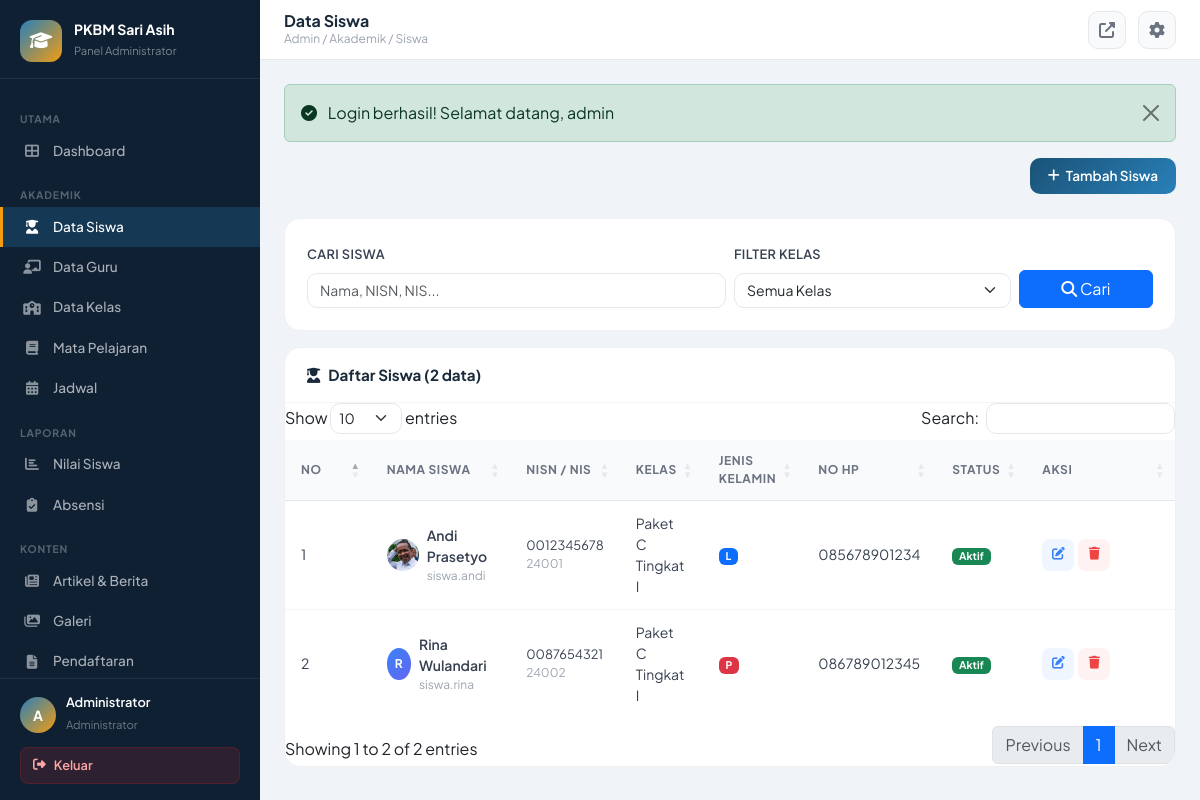
Page /index.php?page=admin_siswa (signed in) on the committed database.
### tables this page shows
CREATE TABLE `siswa` (
  `id` int NOT NULL,
  `user_id` int DEFAULT NULL,
  `nisn` varchar(20) DEFAULT NULL,
  `nis` varchar(20) DEFAULT NULL,
  `nama_lengkap` varchar(100) NOT NULL,
  `jenis_kelamin` enum('L','P') NOT NULL,
  `tempat_lahir` varchar(50) DEFAULT NULL,
  `tanggal_lahir` date DEFAULT NULL,
  `alamat` text,
  `no_hp` varchar(15) DEFAULT NULL,
  `email` varchar(100) DEFAULT NULL,
  `foto` varchar(255) DEFAULT NULL,
  `kelas_id` int DEFAULT NULL,
  `status` enum('aktif','nonaktif','lulus','dropout') DEFAULT 'aktif',
  `created_at` timestamp NULL DEFAULT CURRENT_TIMESTAMP
);

CREATE TABLE `users` (
  `id` int NOT NULL,
  `username` varchar(50) NOT NULL,
  `password` varchar(255) NOT NULL,
  `role` enum('admin','guru','siswa') NOT NULL,
  `is_active` tinyint(1) DEFAULT '1',
  `created_at` timestamp NULL DEFAULT CURRENT_TIMESTAMP,
  `updated_at` timestamp NULL DEFAULT CURRENT_TIMESTAMP ON UPDATE CURRENT_TIMESTAMP
);

CREATE TABLE `kelas` (
  `id` int NOT NULL,
  `nama_kelas` varchar(50) NOT NULL,
  `program` enum('Paket A','Paket B','Paket C') NOT NULL,
  `tingkat` varchar(10) NOT NULL,
  `tahun_ajaran` varchar(10) NOT NULL,
  `wali_kelas` int DEFAULT NULL,
  `created_at` timestamp NULL DEFAULT CURRENT_TIMESTAMP
);

### app/controllers/admin/SiswaController.php (called while the page is built, shortened)
<?php
require_once __DIR__ . '/../../../config/app.php';
class SiswaController {
    private $db;
    public function __construct() {
        $this->db = Database::getInstance();
    }
    public function index() {
        $sql = "SELECT s.*, k.nama_kelas, u.username FROM siswa s
                LEFT JOIN kelas k ON s.kelas_id=k.id
                LEFT JOIN users u ON s.user_id=u.id
                WHERE 1=1";
        $params = [];
        $sql .= " ORDER BY s.nama_lengkap ASC";
        $siswas = $this->db->fetchAll($sql, $params);
        $page = 'admin_siswa';
        $pageTitle = 'Data Siswa';
        $breadcrumb = 'Admin / Akademik / Siswa';
        require_once __DIR__ . '/../../views/admin/siswa/index.php';
    }
}

### app/views/admin/siswa/index.php (the view, shortened to what this page needs)
<?php require_once __DIR__ . '/../../layouts/admin_header.php'; ?>
<div class="d-flex justify-content-between align-items-center mb-4">
    <div class="d-flex gap-2">
        <a href="<?= APP_URL ?>/index.php?page=admin_siswa&action=create" class="btn-primary-custom">
            <i class="fas fa-plus"></i> Tambah Siswa
        </a>
    </div>
</div>
<div class="card-custom mb-3">
    <div class="card-body-custom">
        <form method="GET" action="<?= APP_URL ?>/index.php" class="row g-2 align-items-end">
            <div class="col-md-6">
                <label class="form-label">Cari Siswa</label>
                <input type="text" name="search" class="form-control"
                       placeholder="Nama, NISN, NIS..." value="<?= htmlspecialchars($_GET['search'] ?? '') ?>">
            </div>
            <div class="col-md-4">
                <label class="form-label">Filter Kelas</label>
                <select name="kelas" class="form-select">
                    <option value="">Semua Kelas</option>
                </select>
            </div>
            <div class="col-md-2">
                <button type="submit" class="btn btn-primary w-100">
                    <i class="fas fa-search"></i> Cari
                </button>
            </div>
        </form>
    </div>
</div>
<div class="card-custom">
    <div class="card-header-custom">
        <h5><i class="fas fa-user-graduate me-2"></i>Daftar Siswa (<?= count($siswas) ?> data)</h5>
    </div>
    <div class="card-body-custom p-0">
        <div class="table-responsive">
            <table class="table-custom datatable w-100">
                <thead>
                    <tr>
                        <th width="50">No</th>
                        <th>Nama Siswa</th>
                        <th>NISN / NIS</th>
                        <th>Kelas</th>
                        <th>Jenis Kelamin</th>
                        <th>No HP</th>
                        <th>Status</th>
                        <th width="120">Aksi</th>
                    </tr>
                </thead>
                <tbody>
                    <?php if (!empty($siswas)): ?>
                    <?php foreach ($siswas as $i => $s): ?>
                    <tr>
                        <td><?= $i + 1 ?></td>
                        <td>
                            <div class="d-flex align-items-center gap-2">
                                <?php if ($s['foto']): ?>
                                <img src="<?= getFileUrl($s['foto']) ?>" class="rounded-circle" width="32" height="32" style="object-fit:cover;">
                                <?php else: ?>
                                <div style="width:32px;height:32px;background:linear-gradient(135deg,#3b82f6,#6366f1);border-radius:50%;display:flex;align-items:center;justify-content:center;color:white;font-size:0.75rem;font-weight:700;">
                                    <?= strtoupper(substr($s['nama_lengkap'], 0, 1)) ?>
                                </div>
                                <?php endif; ?>
                                <div>
                                    <div style="font-weight:600;"><?= htmlspecialchars($s['nama_lengkap']) ?></div>
                                    <div style="font-size:0.75rem;color:#9ca3af;"><?= htmlspecialchars($s['username'] ?? '-') ?></div>
                                </div>
                            </div>
                        </td>
                        <td>
                            <div style="font-size:0.8rem;"><?= $s['nisn'] ?? '-' ?></div>
                            <div style="font-size:0.75rem;color:#9ca3af;"><?= $s['nis'] ?? '-' ?></div>
                        </td>
                        <td><?= htmlspecialchars($s['nama_kelas'] ?? '-') ?></td>
                        <td><?= $s['jenis_kelamin'] == 'L' ? '<span class="badge bg-primary">L</span>' : '<span class="badge bg-danger">P</span>' ?></td>
                        <td><?= htmlspecialchars($s['no_hp'] ?? '-') ?></td>
                        <td>
                            <?php
                            $statusColors = ['aktif'=>'success','nonaktif'=>'secondary','lulus'=>'primary','dropout'=>'danger'];
                            $sc = $statusColors[$s['status']] ?? 'secondary';
                            ?>
                            <span class="badge bg-<?= $sc ?>"><?= ucfirst($s['status']) ?></span>
                        </td>
                        <td>
                            <div class="d-flex gap-1">
                                <a href="<?= APP_URL ?>/index.php?page=admin_siswa&action=edit&id=<?= $s['id'] ?>"
                                   class="btn-icon" style="background:#eff6ff;color:#3b82f6;" title="Edit">
                                    <i class="fas fa-edit"></i>
                                </a>
                                <a href="javascript:void(0)"
                                   onclick="confirmDelete('<?= APP_URL ?>/index.php?page=admin_siswa&action=delete&id=<?= $s['id'] ?>', '<?= htmlspecialchars($s['nama_lengkap'], ENT_QUOTES) ?>')"
                                   class="btn-icon" style="background:#fef2f2;color:#ef4444;" title="Hapus">
                                    <i class="fas fa-trash"></i>
                                </a>
                            </div>
                        </td>
                    </tr>
                    <?php endforeach; ?>
                    <?php endif; ?>
                </tbody>
            </table>
        </div>
    </div>
</div>
<?php require_once __DIR__ . '/../../layouts/admin_footer.php'; ?>

### index.php (shortened to what this page needs)
<?php
require_once __DIR__ . '/config/app.php';
$page = $_GET['page'] ?? 'home';
$action = $_GET['action'] ?? 'index';
$role = getRole();
if ($role === 'admin' && str_starts_with($page, 'admin_')) {
    $controllerName = str_replace('admin_', '', $page);
    $controllerFile = __DIR__ . "/app/controllers/admin/" . ucfirst($controllerName) . "Controller.php";
    if (file_exists($controllerFile)) {
        $ctrl = new $className();
        if (method_exists($ctrl, $action)) {
            $ctrl->$action();
        } else {
            $ctrl->index();
        }
    } else {
        require_once __DIR__ . '/app/controllers/admin/DashboardController.php';
        $ctrl = new DashboardController();
        $ctrl->index();
    }
    exit();
}

### app/views/layouts/admin_header.php (shortened to what this page needs)
<!DOCTYPE html>
<html lang="id">
<head>
    <link rel="stylesheet" href="https://cdnjs.cloudflare.com/ajax/libs/bootstrap/5.3.2/css/bootstrap.min.css">
    <link rel="stylesheet" href="https://cdnjs.cloudflare.com/ajax/libs/font-awesome/6.5.0/css/all.min.css">
    <link rel="stylesheet" href="https://cdn.datatables.net/1.13.7/css/dataTables.bootstrap5.min.css">
</head>
<body>
<aside class="sidebar" id="sidebar">
    <div class="sidebar-brand">
        <div class="brand-icon"><i class="fas fa-graduation-cap"></i></div>
        <div class="brand-text">
            <h4>PKBM Sari Asih</h4>
            <span>Panel Administrator</span>
        </div>
    </div>
    <nav class="sidebar-nav">
        <div class="nav-section-title">Utama</div>
        <div class="nav-item">
            <a href="<?= APP_URL ?>/index.php?page=admin_dashboard"
               class="<?= (strpos($page ?? '', 'dashboard') !== false) ? 'active' : '' ?>">
                <i class="fas fa-th-large"></i> Dashboard
            </a>
        </div>
        <div class="nav-section-title">Akademik</div>
        <div class="nav-item">
            <a href="<?= APP_URL ?>/index.php?page=admin_siswa"
               class="<?= (($page ?? '') === 'admin_siswa') ? 'active' : '' ?>">
                <i class="fas fa-user-graduate"></i> Data Siswa
            </a>
        </div>
        <div class="nav-item">
            <a href="<?= APP_URL ?>/index.php?page=admin_guru"
               class="<?= (($page ?? '') === 'admin_guru') ? 'active' : '' ?>">
                <i class="fas fa-chalkboard-teacher"></i> Data Guru
            </a>
        </div>
        <div class="nav-item">
            <a href="<?= APP_URL ?>/index.php?page=admin_kelas"
               class="<?= (($page ?? '') === 'admin_kelas') ? 'active' : '' ?>">
                <i class="fas fa-school"></i> Data Kelas
            </a>
        </div>
        <div class="nav-item">
            <a href="<?= APP_URL ?>/index.php?page=admin_mapel"
               class="<?= (($page ?? '') === 'admin_mapel') ? 'active' : '' ?>">
                <i class="fas fa-book"></i> Mata Pelajaran
            </a>
        </div>
        <div class="nav-item">
            <a href="<?= APP_URL ?>/index.php?page=admin_jadwal"
               class="<?= (($page ?? '') === 'admin_jadwal') ? 'active' : '' ?>">
                <i class="fas fa-calendar-alt"></i> Jadwal
            </a>
        </div>
        <div class="nav-section-title">Laporan</div>
        <div class="nav-item">
            <a href="<?= APP_URL ?>/index.php?page=admin_nilai"
               class="<?= (($page ?? '') === 'admin_nilai') ? 'active' : '' ?>">
                <i class="fas fa-chart-bar"></i> Nilai Siswa
            </a>
        </div>
        <div class="nav-item">
            <a href="<?= APP_URL ?>/index.php?page=admin_absensi"
               class="<?= (($page ?? '') === 'admin_absensi') ? 'active' : '' ?>">
                <i class="fas fa-clipboard-check"></i> Absensi
            </a>
        </div>
        <div class="nav-section-title">Konten</div>
        <div class="nav-item">
            <a href="<?= APP_URL ?>/index.php?page=admin_artikel"
               class="<?= (($page ?? '') === 'admin_artikel') ? 'active' : '' ?>">
                <i class="fas fa-newspaper"></i> Artikel & Berita
            </a>
        </div>
        <div class="nav-item">
            <a href="<?= APP_URL ?>/index.php?page=admin_galeri"
               class="<?= (($page ?? '') === 'admin_galeri') ? 'active' : '' ?>">
                <i class="fas fa-images"></i> Galeri
            </a>
        </div>
        <div class="nav-item">
            <a href="<?= APP_URL ?>/index.php?page=admin_pendaftaran"
               class="<?= (($page ?? '') === 'admin_pendaftaran') ? 'active' : '' ?>">
                <i class="fas fa-file-alt"></i> Pendaftaran
            </a>
        </div>
    </nav>
    <div class="sidebar-footer">
        <div class="user-info">
            <div class="user-avatar">
                <?= strtoupper(substr($_SESSION['username'] ?? 'A', 0, 1)) ?>
            </div>
            <div class="user-details">
                <h5><?= htmlspecialchars($_SESSION['nama_lengkap'] ?? 'Administrator') ?></h5>
                <span>Administrator</span>
            </div>
        </div>
        <a href="<?= APP_URL ?>/index.php?page=logout" class="btn-logout">
            <i class="fas fa-sign-out-alt"></i> Keluar
        </a>
    </div>
</aside>
<div class="main-wrapper">
    <header class="topbar">
        <div class="topbar-left">
            <div>
                <h1 class="page-title"><?= $pageTitle ?? 'Dashboard' ?></h1>
                <?php if (!empty($breadcrumb)): ?>
                <div class="breadcrumb-custom"><?= $breadcrumb ?></div>
                <?php endif; ?>
            </div>
        </div>
        <div class="topbar-right">
            <a href="<?= APP_URL ?>" target="_blank" class="topbar-btn" title="Lihat Website">
                <i class="fas fa-external-link-alt"></i>
            </a>
            <a href="<?= APP_URL ?>/index.php?page=admin_pengaturan" class="topbar-btn">
                <i class="fas fa-cog"></i>
            </a>
        </div>
    </header>
    <main class="content-area">
        <?php displayFlash(); ?>

### config/app.php (shortened to what this page needs)
<?php
class Database {
    private static $instance = null;
    private $connection;
    private function __construct() {
        $this->connection = new mysqli(DB_HOST, DB_USER, DB_PASS, DB_NAME);
        $this->connection->set_charset(DB_CHARSET);
    }
    public static function getInstance() {
        if (self::$instance === null) {
            self::$instance = new self();
        }
        return self::$instance;
    }
    public function query($sql, $params = [], $types = '') {
        $stmt = $this->connection->prepare($sql);
        $stmt->execute();
        return $stmt;
    }
    public function fetchAll($sql, $params = [], $types = '') {
        $stmt = $this->query($sql, $params, $types);
        $result = $stmt->get_result();
        return $result->fetch_all(MYSQLI_ASSOC);
    }
}
function getRole() {
    return $_SESSION['role'] ?? null;
}
function getFileUrl($filename) {
    return UPLOAD_URL . $filename;
}
function getFlash() {
    if (isset($_SESSION['flash'])) {
        $flash = $_SESSION['flash'];
        return $flash;
    }
    return null;
}
function displayFlash() {
    $flash = getFlash();
    if ($flash) {
        $type = $flash['type'];
        $message = $flash['message'];
        $alertClass = match($type) {
            'success' => 'alert-success',
            'error', 'danger' => 'alert-danger',
            'warning' => 'alert-warning',
            default => 'alert-info'
        };
        echo "<div class='alert $alertClass alert-dismissible fade show' role='alert'>
                <i class='fas fa-" . ($type == 'success' ? 'check-circle' : 'exclamation-circle') . " me-2'></i>
                {$message}
                <button type='button' class='btn-close' data-bs-dismiss='alert'></button>
              </div>";
    }
}

### app/views/layouts/admin_footer.php (shortened to what this page needs)
    </main>
</div>
</body>
</html>

### rows in the picture
siswa: foto (picture), nama_lengkap "Andi Prasetyo", user.username "siswa.andi", nisn "0012345678", nis "24001", kelas.nama_kelas "Paket C Tingkat I", jenis_kelamin "L", no_hp "085678901234", status "Aktif"
siswa: nama_lengkap "R", nama_lengkap "Rina Wulandari", user.username "siswa.rina", nisn "0087654321", nis "24002", kelas.nama_kelas "Paket C Tingkat I", jenis_kelamin "P", no_hp "086789012345", status "Aktif"

### other values in the picture
substr($_SESSION['username'] ?? 'A', 0, 1) "A"
$_SESSION['nama_lengkap'] "Administrator"
$pageTitle "Data Siswa"
$breadcrumb "Admin / Akademik / Siswa"
$message "Login berhasil! Selamat datang, admin"
count($siswas) "2"
